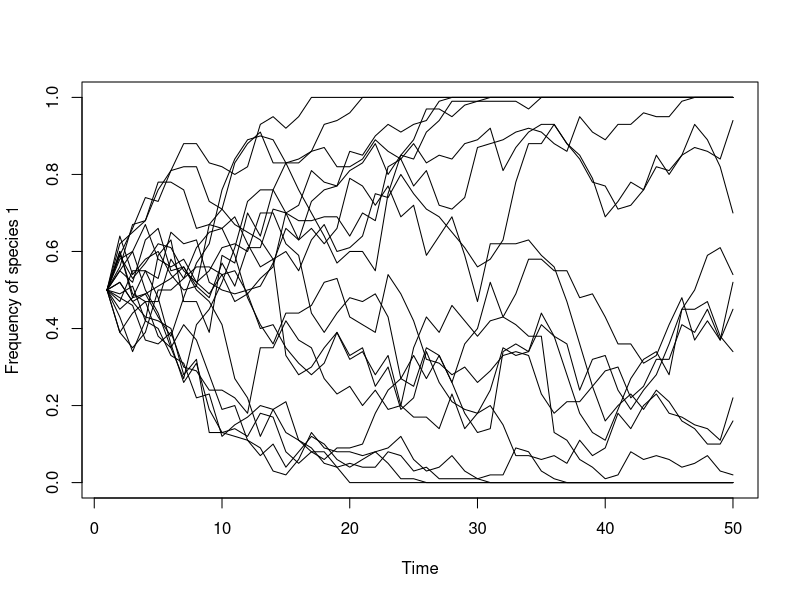

R code for this plot:
## ---- chunk 1
## specify the number of simulations, the number of years, and a matrix for output
num.sims <- 20 
num.years <- 50
freq.1.mat <- matrix(nrow = num.sims, ncol = num.years)

## start a loop for each of num.sims independent simulations
for (j in 1:num.sims) {
  
  ## specify parameters and initial conditions
  J <- 100
  init.1 <- 0.5*J  
  
  COM <- vector(length = J)
  COM[1:init.1] <- 1; COM[(init.1+1):J] <- 2
  year <- 2
  
  fit.ratio.avg <- 1
  freq.dep <- 0
  
  ## record data (frequency of species 1) for year 1
  freq.1.mat[j,1] <- sum(COM==1)/J
  
  ## run simulation
  for (i in 1:(J*(num.years-1))) {
    
    freq.1 <- sum(COM==1)/J; freq.2 <- 1 - freq.1
    fit.ratio <- exp(freq.dep*(freq.1-0.5) + log(fit.ratio.avg))
    Pr.1 <- fit.ratio*freq.1/(fit.ratio*freq.1 + freq.2)
    COM[ceiling(J*runif(1))] <- sample(c(1,2), 1, prob=c(Pr.1,1-Pr.1))

    ## record data    
    if (i %% J == 0) {
      freq.1.mat[j,year] <- sum(COM==1)/J
      year <- year + 1
    }
  }
}

## graph the results
plot(1:num.years, freq.1.mat[1,], type="l", xlab="Time", 
     ylab="Frequency of species 1", ylim=c(0,1))
for (i in 2:(num.sims-1)) {
  lines(1:num.years,freq.1.mat[i,], type="l", ylim=c(0,1))
}

